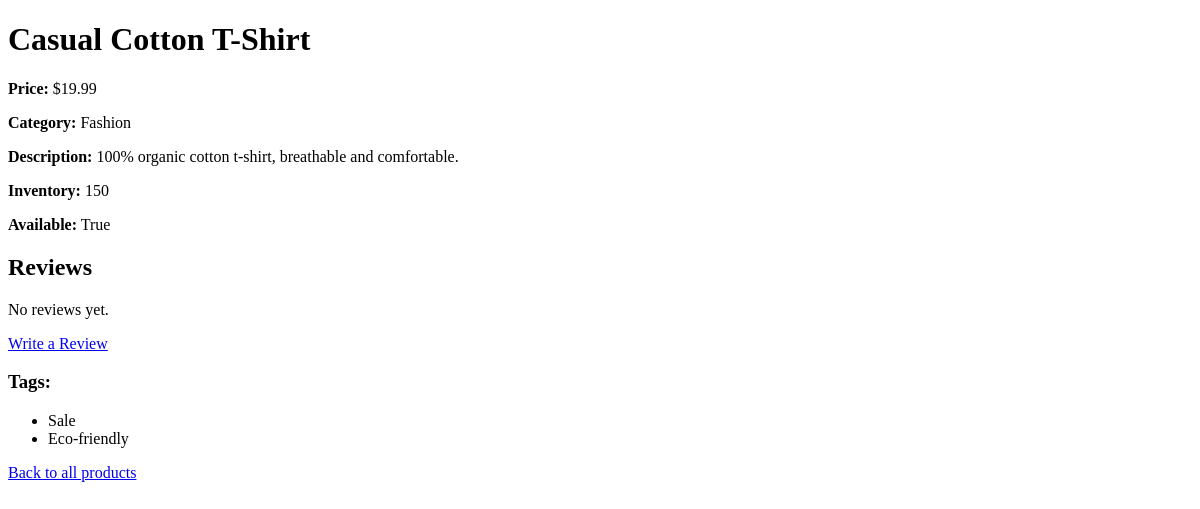
The page /products/slug/casual-cotton-t-shirt/ on the database as committed earlier.
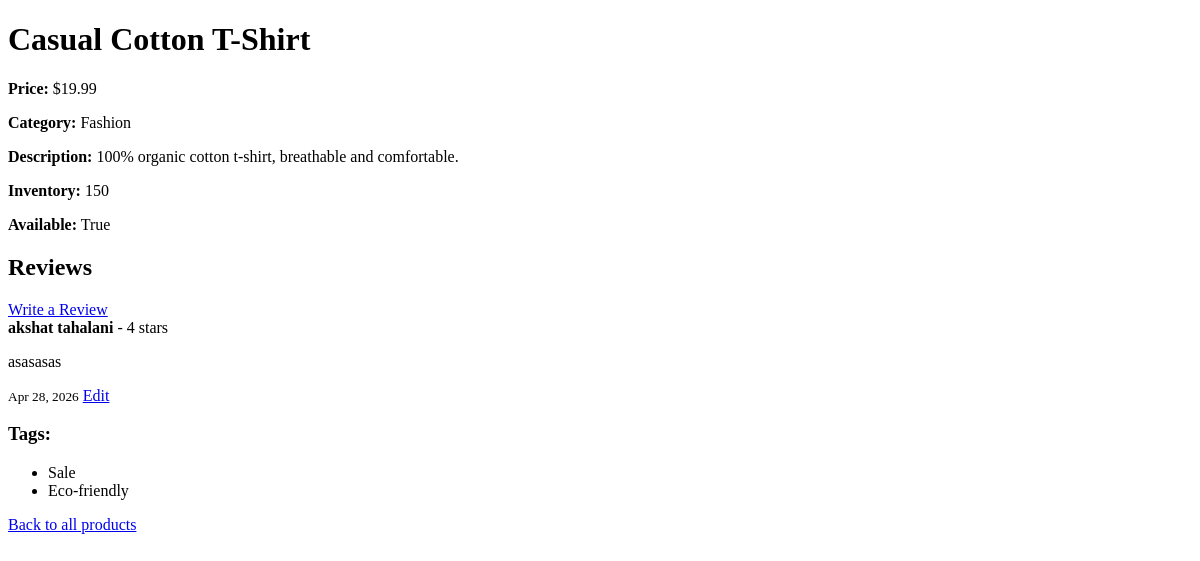
The same page on the database as committed later.
### playground/models.py (models this page shows, shortened)
class Tag(models.Model):
    name =models.CharField(max_length=50)

class Review(models.Model):
    product = models.ForeignKey(Product ,on_delete=models.CASCADE ,related_name = 'reviews')
    name = models.CharField(max_length=100)
    rating  = models.IntegerField(choices = [(1,'1 Star'), (2, ' 2 Stars') , (3 , '3 Stars') , (4 , '4 Stars') , (5 , '5 Stars')])
    comment  = models.TextField()
    created_at = models.DateTimeField(auto_now_add = True)

### playground/views.py (the view)
# urls.py: path('products/slug/<slug:slug>/', views.product_detail_slug, name='product_detail_slug'),
def product_detail_slug(request, slug):
    product = get_object_or_404(Product, slug=slug)
    return render(request, 'products/detail.html', {'product': product})

### playground/templates/products/detail.html
<!DOCTYPE html>
<html>
<body>
    <h1>{{ product.title }}</h1>
    <p><strong>Price:</strong> ${{ product.price }}</p>
    <p><strong>Category:</strong> {{ product.category.name }}</p>
    <p><strong>Description:</strong> {{ product.description }}</p>
    <p><strong>Inventory:</strong> {{ product.inventory }}</p>
    <p><strong>Available:</strong> {{ product.is_available }}</p>
   <h2>Reviews</h2>
    {% for review in product.reviews.all %}
    <div>
    {% empty %}
    <p>No reviews yet.</p>
    {% endfor %}
    <a href="{% url 'add_review' product.slug %}">Write a Review</a>
    </div>
    {% for review in product.reviews.all %}
    <div>
        <strong>{{ review.name }}</strong> - {{ review.rating }} stars
        <p>{{ review.comment }}</p>
        <small>{{ review.created_at|date:"M d, Y" }}</small>
        <a href="{% url 'edit_review' review.id %}">Edit</a>
    </div>
    {% endfor %}
    <h3>Tags:</h3>
    <ul>
        {% for tag in product.tags.all %}
            <li>{{ tag.name }}</li>
        {% empty %}
            <li>No tags</li>
        {% endfor %}
    </ul>
    <a href="{% url 'product_list' %}">Back to all products</a>
</body>
</html>

Rows that differ between the two databases and show on the page:
added Review: name "akshat tahalani", rating "4", comment "asasasas", created_at "Apr 28, 2026"
Other text that changed with them:
text no longer shown: "No reviews yet."
